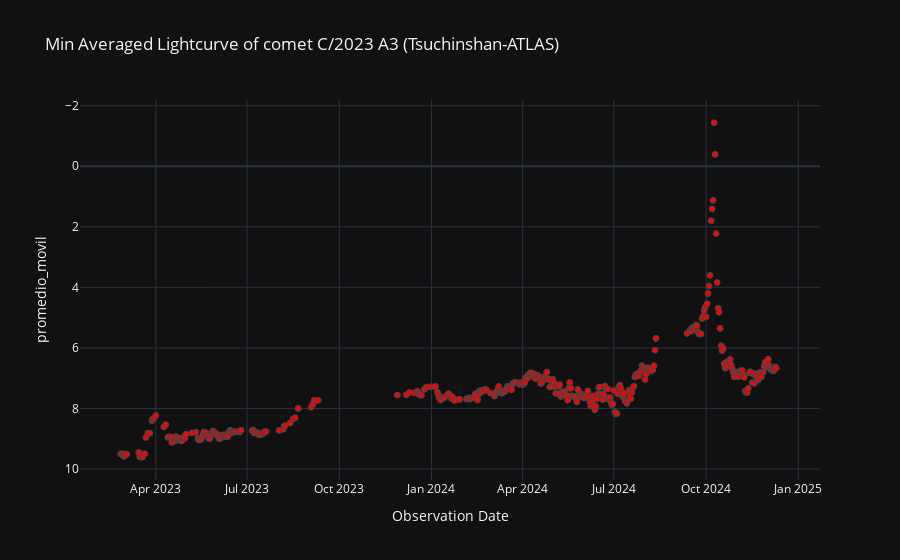

The code cell stored with this chart in its notebook:
### Code cell
# Gráfica de luz interna
labels = {'obs_date':'Observation Date','magnitud_reducida':'Magnitude reduced'}
fig = px.scatter(curva_de_luz_interna_v1_df, x='obs_date', y='promedio_movil', template= 'plotly_dark', labels= labels, title=f'Min Averaged Lightcurve of comet {nombre_cometa} (Tsuchinshan-ATLAS)')
fig.update_traces(marker=dict(color='red', size=6, line=dict(width=1, color='DarkSlateGrey')))
fig.update_yaxes(autorange="reversed")
fig.show()

### Figure 1 — Plotly figure (JSON) as saved in the notebook; plotly's stock layout.template omitted (floating-point values rounded to 4 significant figures; data arrays with more than 128 entries replaced by an {"elided": "..."} marker saying what was removed)
{"data": [{"hovertemplate": "Observation Date=%{x}<br>promedio_movil=%{y}<extra></extra>", "legendgroup": "", "marker": {"color": "red", "line": {"color": "DarkSlateGrey", "width": 1}, "size": 6, "symbol": "circle"}, "mode": "markers", "name": "", "orientation": "v", "showlegend": false, "type": "scatter", "x": {"elided": "391 str values"}, "xaxis": "x", "y": {"elided": "391 float values"}, "yaxis": "y"}], "layout": {"legend": {"tracegroupgap": 0}, "title": {"text": "Min Averaged Lightcurve of comet C/2023 A3 (Tsuchinshan-ATLAS)"}, "xaxis": {"anchor": "y", "domain": [0, 1], "title": {"text": "Observation Date"}}, "yaxis": {"anchor": "x", "autorange": "reversed", "domain": [0, 1], "title": {"text": "promedio_movil"}}}}
